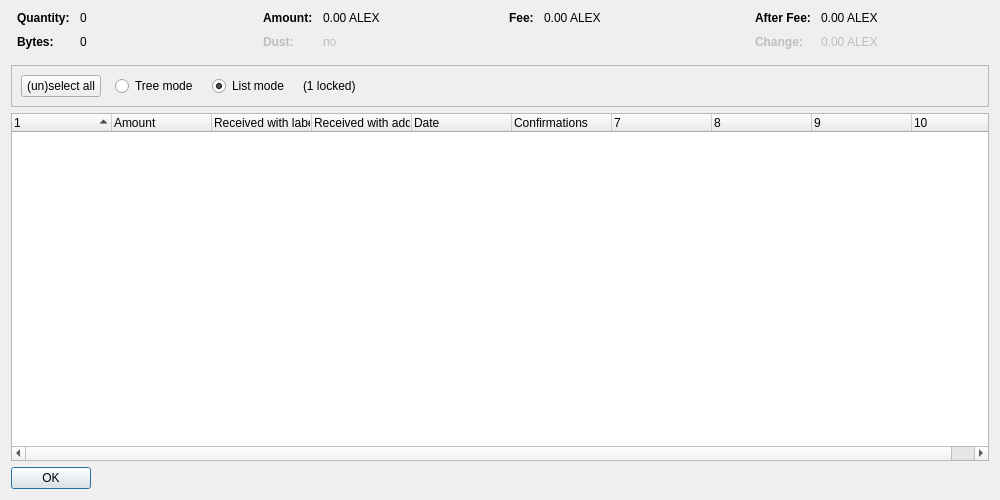
<?xml version="1.0" encoding="UTF-8"?>
<ui version="4.0">
 <class>CoinControlDialog</class>
 <widget class="QDialog" name="CoinControlDialog">
  <property name="geometry">
   <rect>
    <x>0</x>
    <y>0</y>
    <width>1000</width>
    <height>500</height>
   </rect>
  </property>
  <property name="windowTitle">
   <string>Coin Selection</string>
  </property>
  <layout class="QVBoxLayout" name="verticalLayout">
   <item>
    <layout class="QHBoxLayout" name="horizontalLayoutTop" stretch="0,0,0,0">
     <property name="topMargin">
      <number>0</number>
     </property>
     <property name="bottomMargin">
      <number>10</number>
     </property>
     <item>
      <layout class="QFormLayout" name="formLayoutCoinControl1">
       <property name="horizontalSpacing">
        <number>10</number>
       </property>
       <property name="verticalSpacing">
        <number>10</number>
       </property>
       <property name="leftMargin">
        <number>6</number>
       </property>
       <property name="rightMargin">
        <number>6</number>
       </property>
       <item row="0" column="0">
        <widget class="QLabel" name="labelCoinControlQuantityText">
         <property name="font">
          <font>
           <weight>75</weight>
           <bold>true</bold>
          </font>
         </property>
         <property name="text">
          <string>Quantity:</string>
         </property>
        </widget>
       </item>
       <item row="0" column="1">
        <widget class="QLabel" name="labelCoinControlQuantity">
         <property name="cursor">
          <cursorShape>IBeamCursor</cursorShape>
         </property>
         <property name="contextMenuPolicy">
          <enum>Qt::ActionsContextMenu</enum>
         </property>
         <property name="text">
          <string notr="true">0</string>
         </property>
         <property name="textInteractionFlags">
          <set>Qt::LinksAccessibleByMouse|Qt::TextSelectableByKeyboard|Qt::TextSelectableByMouse</set>
         </property>
        </widget>
       </item>
       <item row="1" column="0">
        <widget class="QLabel" name="labelCoinControlBytesText">
         <property name="font">
          <font>
           <weight>75</weight>
           <bold>true</bold>
          </font>
         </property>
         <property name="text">
          <string>Bytes:</string>
         </property>
        </widget>
       </item>
       <item row="1" column="1">
        <widget class="QLabel" name="labelCoinControlBytes">
         <property name="cursor">
          <cursorShape>IBeamCursor</cursorShape>
         </property>
         <property name="contextMenuPolicy">
          <enum>Qt::ActionsContextMenu</enum>
         </property>
         <property name="text">
          <string notr="true">0</string>
         </property>
         <property name="textInteractionFlags">
          <set>Qt::LinksAccessibleByMouse|Qt::TextSelectableByKeyboard|Qt::TextSelectableByMouse</set>
         </property>
        </widget>
       </item>
      </layout>
     </item>
     <item>
      <layout class="QFormLayout" name="formLayoutCoinControl2">
       <property name="horizontalSpacing">
        <number>10</number>
       </property>
       <property name="verticalSpacing">
        <number>10</number>
       </property>
       <property name="leftMargin">
        <number>6</number>
       </property>
       <property name="rightMargin">
        <number>6</number>
       </property>
       <item row="0" column="0">
        <widget class="QLabel" name="labelCoinControlAmountText">
         <property name="font">
          <font>
           <weight>75</weight>
           <bold>true</bold>
          </font>
         </property>
         <property name="text">
          <string>Amount:</string>
         </property>
        </widget>
       </item>
       <item row="0" column="1">
        <widget class="QLabel" name="labelCoinControlAmount">
         <property name="cursor">
          <cursorShape>IBeamCursor</cursorShape>
         </property>
         <property name="contextMenuPolicy">
          <enum>Qt::ActionsContextMenu</enum>
         </property>
         <property name="text">
          <string notr="true">0.00 ALEX</string>
         </property>
         <property name="textInteractionFlags">
          <set>Qt::LinksAccessibleByMouse|Qt::TextSelectableByKeyboard|Qt::TextSelectableByMouse</set>
         </property>
        </widget>
       </item>
       <item row="1" column="0">
        <widget class="QLabel" name="labelCoinControlLowOutputText">
         <property name="enabled">
          <bool>false</bool>
         </property>
         <property name="font">
          <font>
           <weight>75</weight>
           <bold>true</bold>
          </font>
         </property>
         <property name="text">
          <string>Dust:</string>
         </property>
        </widget>
       </item>
       <item row="1" column="1">
        <widget class="QLabel" name="labelCoinControlLowOutput">
         <property name="enabled">
          <bool>false</bool>
         </property>
         <property name="cursor">
          <cursorShape>IBeamCursor</cursorShape>
         </property>
         <property name="contextMenuPolicy">
          <enum>Qt::ActionsContextMenu</enum>
         </property>
         <property name="text">
          <string notr="true">no</string>
         </property>
         <property name="textInteractionFlags">
          <set>Qt::LinksAccessibleByMouse|Qt::TextSelectableByKeyboard|Qt::TextSelectableByMouse</set>
         </property>
        </widget>
       </item>
      </layout>
     </item>
     <item>
      <layout class="QFormLayout" name="formLayoutCoinControl3">
       <property name="horizontalSpacing">
        <number>10</number>
       </property>
       <property name="verticalSpacing">
        <number>10</number>
       </property>
       <property name="leftMargin">
        <number>6</number>
       </property>
       <property name="rightMargin">
        <number>6</number>
       </property>
       <item row="0" column="0">
        <widget class="QLabel" name="labelCoinControlFeeText">
         <property name="font">
          <font>
           <weight>75</weight>
           <bold>true</bold>
          </font>
         </property>
         <property name="text">
          <string>Fee:</string>
         </property>
        </widget>
       </item>
       <item row="0" column="1">
        <widget class="QLabel" name="labelCoinControlFee">
         <property name="cursor">
          <cursorShape>IBeamCursor</cursorShape>
         </property>
         <property name="contextMenuPolicy">
          <enum>Qt::ActionsContextMenu</enum>
         </property>
         <property name="text">
          <string notr="true">0.00 ALEX</string>
         </property>
         <property name="textInteractionFlags">
          <set>Qt::LinksAccessibleByMouse|Qt::TextSelectableByKeyboard|Qt::TextSelectableByMouse</set>
         </property>
        </widget>
       </item>
      </layout>
     </item>
     <item>
      <layout class="QFormLayout" name="formLayoutCoinControl4">
       <property name="horizontalSpacing">
        <number>10</number>
       </property>
       <property name="verticalSpacing">
        <number>10</number>
       </property>
       <property name="leftMargin">
        <number>6</number>
       </property>
       <property name="rightMargin">
        <number>6</number>
       </property>
       <item row="0" column="0">
        <widget class="QLabel" name="labelCoinControlAfterFeeText">
         <property name="font">
          <font>
           <weight>75</weight>
           <bold>true</bold>
          </font>
         </property>
         <property name="text">
          <string>After Fee:</string>
         </property>
        </widget>
       </item>
       <item row="0" column="1">
        <widget class="QLabel" name="labelCoinControlAfterFee">
         <property name="cursor">
          <cursorShape>IBeamCursor</cursorShape>
         </property>
         <property name="contextMenuPolicy">
          <enum>Qt::ActionsContextMenu</enum>
         </property>
         <property name="text">
          <string notr="true">0.00 ALEX</string>
         </property>
         <property name="textInteractionFlags">
          <set>Qt::LinksAccessibleByMouse|Qt::TextSelectableByKeyboard|Qt::TextSelectableByMouse</set>
         </property>
        </widget>
       </item>
       <item row="1" column="0">
        <widget class="QLabel" name="labelCoinControlChangeText">
         <property name="enabled">
          <bool>false</bool>
         </property>
         <property name="font">
          <font>
           <weight>75</weight>
           <bold>true</bold>
          </font>
         </property>
         <property name="text">
          <string>Change:</string>
         </property>
        </widget>
       </item>
       <item row="1" column="1">
        <widget class="QLabel" name="labelCoinControlChange">
         <property name="enabled">
          <bool>false</bool>
         </property>
         <property name="cursor">
          <cursorShape>IBeamCursor</cursorShape>
         </property>
         <property name="contextMenuPolicy">
          <enum>Qt::ActionsContextMenu</enum>
         </property>
         <property name="text">
          <string notr="true">0.00 ALEX</string>
         </property>
         <property name="textInteractionFlags">
          <set>Qt::LinksAccessibleByMouse|Qt::TextSelectableByKeyboard|Qt::TextSelectableByMouse</set>
         </property>
        </widget>
       </item>
      </layout>
     </item>
    </layout>
   </item>
   <item>
    <widget class="QFrame" name="frame">
     <property name="minimumSize">
      <size>
       <width>0</width>
       <height>40</height>
      </size>
     </property>
     <property name="frameShape">
      <enum>QFrame::StyledPanel</enum>
     </property>
     <property name="frameShadow">
      <enum>QFrame::Sunken</enum>
     </property>
     <layout class="QHBoxLayout" name="horizontalLayout">
      <item>
       <layout class="QHBoxLayout" name="horizontalLayoutPanel" stretch="0,0,0,0,0">
        <property name="spacing">
         <number>14</number>
        </property>
        <item>
         <widget class="QPushButton" name="pushButtonSelectAll">
          <property name="sizePolicy">
           <sizepolicy hsizetype="Maximum" vsizetype="Fixed">
            <horstretch>0</horstretch>
            <verstretch>0</verstretch>
           </sizepolicy>
          </property>
          <property name="text">
           <string>(un)select all</string>
          </property>
          <property name="autoDefault">
           <bool>false</bool>
          </property>
         </widget>
        </item>
        <item>
         <widget class="QRadioButton" name="radioTreeMode">
          <property name="sizePolicy">
           <sizepolicy hsizetype="Maximum" vsizetype="Fixed">
            <horstretch>0</horstretch>
            <verstretch>0</verstretch>
           </sizepolicy>
          </property>
          <property name="text">
           <string>Tree mode</string>
          </property>
         </widget>
        </item>
        <item>
         <widget class="QRadioButton" name="radioListMode">
          <property name="sizePolicy">
           <sizepolicy hsizetype="Maximum" vsizetype="Fixed">
            <horstretch>0</horstretch>
            <verstretch>0</verstretch>
           </sizepolicy>
          </property>
          <property name="text">
           <string>List mode</string>
          </property>
          <property name="checked">
           <bool>true</bool>
          </property>
         </widget>
        </item>
        <item>
         <widget class="QLabel" name="labelLocked">
          <property name="text">
           <string notr="true">(1 locked)</string>
          </property>
         </widget>
        </item>
        <item>
         <spacer name="horizontalSpacer">
          <property name="orientation">
           <enum>Qt::Horizontal</enum>
          </property>
          <property name="sizeHint" stdset="0">
           <size>
            <width>40</width>
            <height>20</height>
           </size>
          </property>
         </spacer>
        </item>
       </layout>
      </item>
     </layout>
    </widget>
   </item>
   <item>
    <widget class="CoinControlTreeWidget" name="treeWidget">
     <property name="contextMenuPolicy">
      <enum>Qt::CustomContextMenu</enum>
     </property>
     <property name="sortingEnabled">
      <bool>false</bool>
     </property>
     <property name="columnCount">
      <number>10</number>
     </property>
     <attribute name="headerShowSortIndicator" stdset="0">
      <bool>true</bool>
     </attribute>
     <attribute name="headerStretchLastSection">
      <bool>false</bool>
     </attribute>
     <column>
      <property name="text">
       <string/>
      </property>
     </column>
     <column>
      <property name="text">
       <string>Amount</string>
      </property>
     </column>
     <column>
      <property name="text">
       <string>Received with label</string>
      </property>
     </column>
     <column>
      <property name="text">
       <string>Received with address</string>
      </property>
     </column>
     <column>
      <property name="text">
       <string>Date</string>
      </property>
     </column>
     <column>
      <property name="text">
       <string>Confirmations</string>
      </property>
      <property name="toolTip">
       <string>Confirmed</string>
      </property>
     </column>
     <column>
      <property name="text">
       <string/>
      </property>
     </column>
     <column>
      <property name="text">
       <string/>
      </property>
     </column>
     <column>
      <property name="text">
       <string/>
      </property>
     </column>
     <column>
      <property name="text">
       <string/>
      </property>
     </column>
    </widget>
   </item>
   <item>
    <widget class="QDialogButtonBox" name="buttonBox">
     <property name="sizePolicy">
      <sizepolicy hsizetype="Maximum" vsizetype="Fixed">
       <horstretch>0</horstretch>
       <verstretch>0</verstretch>
      </sizepolicy>
     </property>
     <property name="orientation">
      <enum>Qt::Horizontal</enum>
     </property>
     <property name="standardButtons">
      <set>QDialogButtonBox::Ok</set>
     </property>
    </widget>
   </item>
  </layout>
 </widget>
 <customwidgets>
  <customwidget>
   <class>CoinControlTreeWidget</class>
   <extends>QTreeWidget</extends>
   <header>coincontroltreewidget.h</header>
  </customwidget>
 </customwidgets>
 <resources/>
 <connections/>
</ui>
